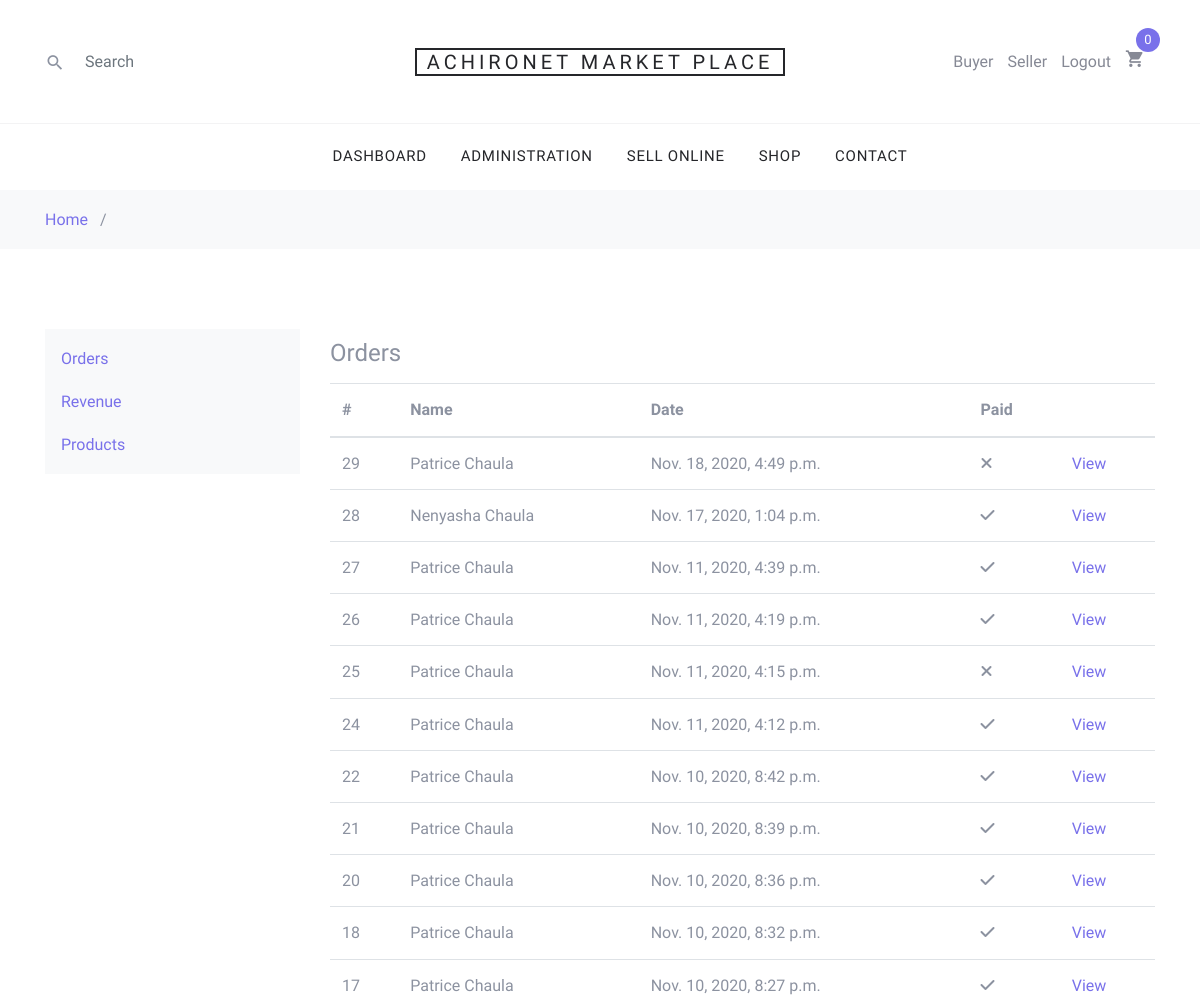
The app's page /sell/orders/ (signed in, upper part), older data.
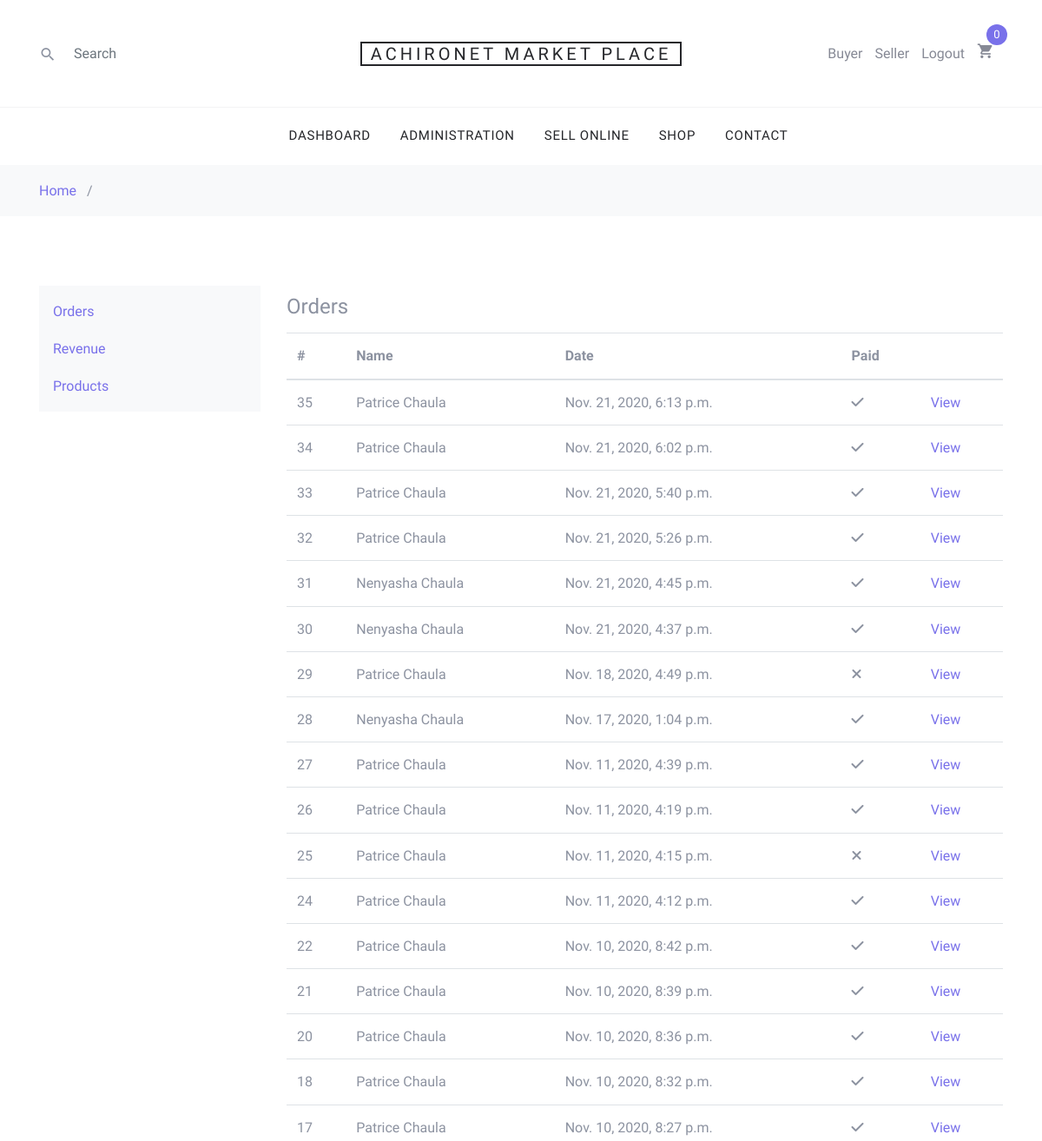
The same page, newer data.
### order/models.py (models this page shows, shortened)
class Order(models.Model):
    created = models.DateTimeField(auto_now_add=True)
    updated = models.DateTimeField(auto_now=True)
    paid = models.BooleanField(default=False)
    profile = models.ForeignKey(
        Profile, related_name='orders', on_delete=models.SET_NULL, blank=True, null=True)
    seller = models.ManyToManyField(SellerProfile, related_name='customer_orders', blank=True)
    payment = models.ForeignKey('Payment', on_delete=models.SET_NULL, blank=True, null=True)
    class Meta:
        ordering = ('-created',)

### users/models.py (models this page shows, shortened)
class Profile(models.Model):
    firstname = models.CharField(max_length=45)
    lastname = models.CharField(max_length=45)
    profile_picture = models.ImageField(
        upload_to=RandomFileName("profile-images"))
    user = models.OneToOneField(
        User, null=True, blank=True, on_delete=models.CASCADE)

### sell/views.py (the view)
# urls.py: path('orders/', views.orders, name='orders'),
def orders(request):
    context = {}
    orders = request.user.sellerprofile.customer_orders.all().order_by('-created')
    context['orders'] = orders
    return render(request, 'sell/orders.html', context)

### sell/templates/sell/orders.html (shortened to what this page needs)
{% extends "./base.html" %}
{% load static %}
{% load crispy_forms_tags %}
{% block content %}
<div class="container">
<div class="row py-5">
 <div class="col">
        {% include "./components/side_nav.html" %}
        <br>
 </div>
<div class="col-9">
<div class="card-box" style="margin-top:10px">
                <h4 class="header-title mb-3">Orders </h4>
                <div class="table-responsive">
                                    <table class="table">
                        <thead>
                            <tr>
                                <th>#</th>
                                <th>Name</th>
                                <th>Date</th>
                                <th>Paid</th>
                                <th>&nbsp;</th>
                            </tr>
                        </thead>
                        <tbody>
                            {% for order in orders %}
                            <tr>
                                <td>{{order.pk}}</td>
                                <td>{{order.profile.firstname}} {{order.profile.lastname}} </td>
                                <td>{{order.created}}</td>
                                <td><span class="label label-info">
                                   {% if order.paid %}
                                   <i class="fas fa-check"></i>
                                   {% else %}
                                   <i class="fas fa-times"></i>
                                   {% endif %}
                                </span></td>
                                <td><a href="{% url 'sell:order_view' order.pk %}">View</a></td>
                            </tr>
                            {% endfor %}
                        </tbody>
                    </table>
                </div>
            </div>
        </div>
    </div>
</div>
{% endblock %}

Row changes from the older to the newer data that the page shows:
added Order: pk "35", profile.firstname "Patrice", profile.lastname "Chaula", created "Nov. 21, 2020, 6:13 p.m.", paid True (drawn)
added Order: pk "34", profile.firstname "Patrice", profile.lastname "Chaula", created "Nov. 21, 2020, 6:02 p.m.", paid True (drawn)
added Order: pk "33", profile.firstname "Patrice", profile.lastname "Chaula", created "Nov. 21, 2020, 5:40 p.m.", paid True (drawn)
added Order: pk "32", profile.firstname "Patrice", profile.lastname "Chaula", created "Nov. 21, 2020, 5:26 p.m.", paid True (drawn)
added Order: pk "31", profile.firstname "Nenyasha", profile.lastname "Chaula", created "Nov. 21, 2020, 4:45 p.m.", paid True (drawn)
added Order: pk "30", profile.firstname "Nenyasha", profile.lastname "Chaula", created "Nov. 21, 2020, 4:37 p.m.", paid True (drawn)
